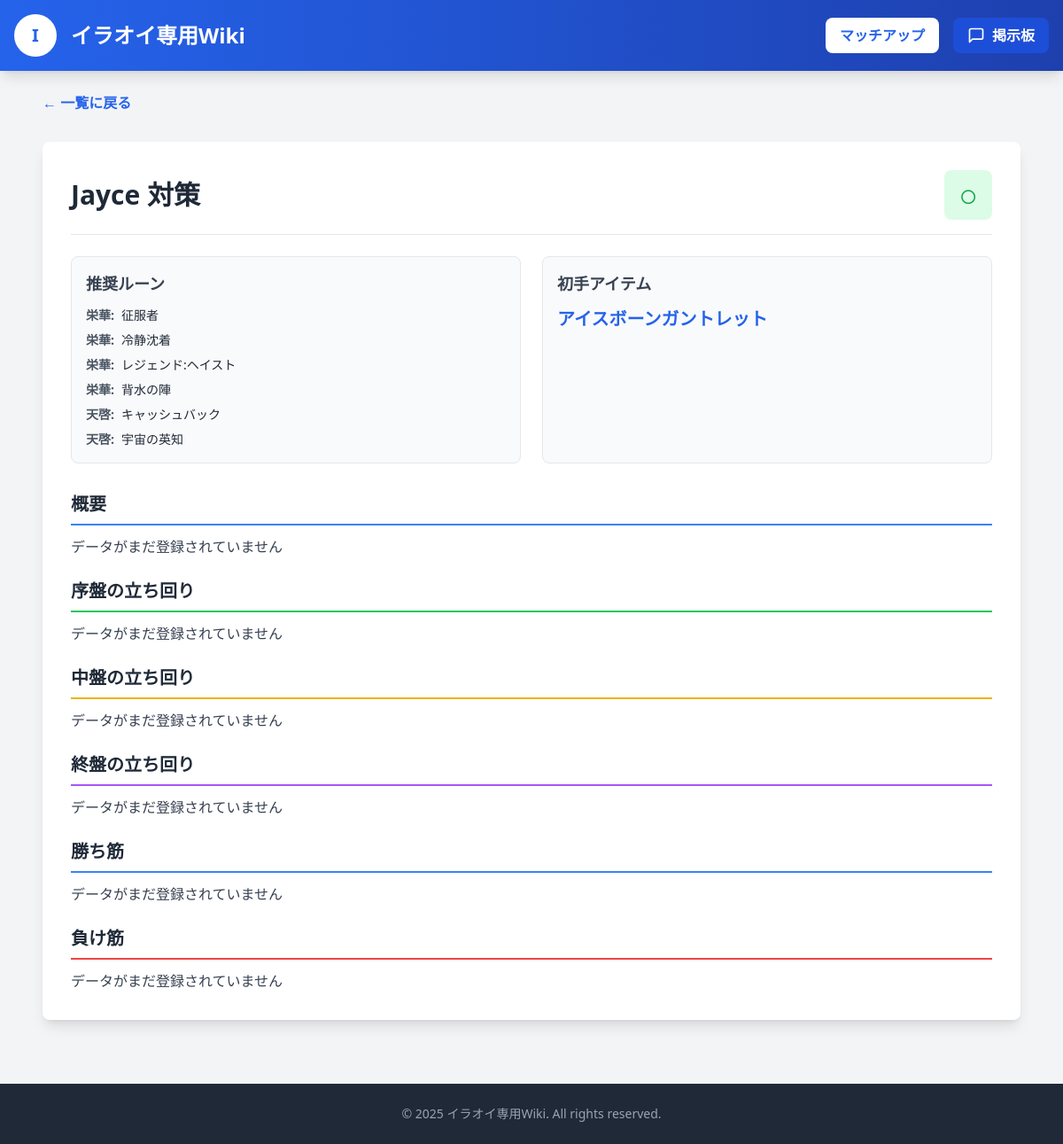
The page /?id=2 on the database its author committed.
### tables this page shows
CREATE TABLE IF NOT EXISTS illaoi_matchup_summary (
    enemy_champ_id INT PRIMARY KEY,
    advantage CHAR(1) NOT NULL,
    first_item_id INT NOT NULL,
    rune_page_id INT NOT NULL,

    FOREIGN KEY (enemy_champ_id)
        REFERENCES champ_data(id),

    FOREIGN KEY (first_item_id)
        REFERENCES items(id),

    FOREIGN KEY (rune_page_id)
        REFERENCES rune_pages(id)
);

CREATE TABLE IF NOT EXISTS champ_data (
    id INT PRIMARY KEY AUTO_INCREMENT,
    champ_name VARCHAR(100) UNIQUE NOT NULL
);

CREATE TABLE IF NOT EXISTS runes (
    id INT PRIMARY KEY AUTO_INCREMENT,
    rune_name VARCHAR(100) NOT NULL,
    rune_tree VARCHAR(50) NOT NULL
);

CREATE TABLE IF NOT EXISTS items (
    id INT PRIMARY KEY AUTO_INCREMENT,
    item_name VARCHAR(100) UNIQUE NOT NULL
);

### htdocs/pages/detail.php (the view, shortened to what this page needs)
<?php
$database = new Database();
$db = $database->getConnection();
$query = "
    SELECT
        c.id,
        c.champ_name,
        s.advantage,
        i.item_name AS first_item_name,
        d.overview,
        d.early_game,
        d.mid_game,
        d.late_game,
        d.win_condition,
        d.lose_condition
    FROM champ_data c
    LEFT JOIN illaoi_matchup_summary s ON c.id = s.enemy_champ_id
    LEFT JOIN items i ON i.id = s.first_item_id
    LEFT JOIN illaoi_matchup_detail d ON c.id = d.enemy_champ_id
    WHERE c.id = :champ_id
";
$stmt = $db->prepare($query);
$stmt->bindParam(':champ_id', $champ_id);
$stmt->execute();
$detail = $stmt->fetch(PDO::FETCH_ASSOC);
$rune_query = "
    SELECT
        r.rune_tree,
        r.rune_name
    FROM rune_page_entries rpe
    JOIN runes r ON r.id = rpe.rune_id
    JOIN illaoi_matchup_summary s ON s.rune_page_id = rpe.rune_page_id
    WHERE s.enemy_champ_id = :champ_id
    ORDER BY rpe.sort_order
";
$rune_stmt = $db->prepare($rune_query);
$rune_stmt->bindParam(':champ_id', $champ_id);
$rune_stmt->execute();
$runes = $rune_stmt->fetchAll(PDO::FETCH_ASSOC);
function getAdvantageColor($advantage) {
    switch($advantage) {
        case '○': return 'text-green-600';
    }
}
function getAdvantageBgColor($advantage) {
    switch($advantage) {
        case '○': return 'bg-green-100';
    }
}
?>
<div class="max-w-6xl mx-auto p-6">
    <a href="index.php" class="mb-4 text-blue-600 hover:text-blue-800 inline-flex items-center gap-2 font-semibold">
        ← 一覧に戻る
    </a>
    <div class="bg-white rounded-lg shadow-lg p-8 mt-4">
        <div class="flex items-center justify-between mb-6 border-b pb-4">
            <div>
                <h1 class="text-3xl font-bold text-gray-800"><?php echo htmlspecialchars($detail['champ_name']); ?> 対策</h1>
            </div>
            <span class="text-4xl font-bold <?php echo getAdvantageColor($detail['advantage']); ?> <?php echo getAdvantageBgColor($detail['advantage']); ?> px-4 py-2 rounded-lg">
                <?php echo htmlspecialchars($detail['advantage']); ?>
            </span>
        </div>
        <div class="grid grid-cols-1 md:grid-cols-2 gap-6 mb-8">
            <div class="border rounded-lg p-4 bg-gray-50">
                <h3 class="font-bold mb-3 text-lg text-gray-700">推奨ルーン</h3>
                <div class="space-y-2">
                    <?php foreach ($runes as $rune): ?>
                    <div class="flex items-center gap-2">
                        <span class="text-sm font-semibold text-gray-600"><?php echo htmlspecialchars($rune['rune_tree']); ?>:</span>
                        <span class="text-sm text-gray-800"><?php echo htmlspecialchars($rune['rune_name']); ?></span>
                    </div>
                    <?php endforeach; ?>
                </div>
            </div>
            <div class="border rounded-lg p-4 bg-gray-50">
                <h3 class="font-bold mb-3 text-lg text-gray-700">初手アイテム</h3>
                <div class="text-xl font-semibold text-blue-600">
                    <?php echo htmlspecialchars($detail['first_item_name']); ?>
                </div>
            </div>
        </div>
        <div class="space-y-6">
            <section>
                <h2 class="text-xl font-bold mb-3 border-b-2 border-blue-500 pb-2 text-gray-800">概要</h2>
                <p class="text-gray-700 whitespace-pre-wrap"><?php echo htmlspecialchars($detail['overview'] ?? 'データがまだ登録されていません'); ?></p>
            </section>
            <section>
                <h2 class="text-xl font-bold mb-3 border-b-2 border-green-500 pb-2 text-gray-800">序盤の立ち回り</h2>
                <p class="text-gray-700 whitespace-pre-wrap"><?php echo htmlspecialchars($detail['early_game'] ?? 'データがまだ登録されていません'); ?></p>
            </section>
            <section>
                <h2 class="text-xl font-bold mb-3 border-b-2 border-yellow-500 pb-2 text-gray-800">中盤の立ち回り</h2>
                <p class="text-gray-700 whitespace-pre-wrap"><?php echo htmlspecialchars($detail['mid_game'] ?? 'データがまだ登録されていません'); ?></p>
            </section>
            <section>
                <h2 class="text-xl font-bold mb-3 border-b-2 border-purple-500 pb-2 text-gray-800">終盤の立ち回り</h2>
                <p class="text-gray-700 whitespace-pre-wrap"><?php echo htmlspecialchars($detail['late_game'] ?? 'データがまだ登録されていません'); ?></p>
            </section>
            <section>
                <h2 class="text-xl font-bold mb-3 border-b-2 border-blue-500 pb-2 text-gray-800">勝ち筋</h2>
                <p class="text-gray-700 whitespace-pre-wrap"><?php echo htmlspecialchars($detail['win_condition'] ?? 'データがまだ登録されていません'); ?></p>
            </section>
            <section>
                <h2 class="text-xl font-bold mb-3 border-b-2 border-red-500 pb-2 text-gray-800">負け筋</h2>
                <p class="text-gray-700 whitespace-pre-wrap"><?php echo htmlspecialchars($detail['lose_condition'] ?? 'データがまだ登録されていません'); ?></p>
            </section>
        </div>
    </div>
</div>

### rows shown on the page
illaoi_matchup_summary: enemy_champ_id.champ_name "Jayce", advantage "○", first_item.item_name "アイスボーンガントレット"
runes: rune_tree "栄華", rune_name "征服者"
runes: rune_tree "栄華", rune_name "冷静沈着"
runes: rune_tree "栄華", rune_name "レジェンド:ヘイスト"
runes: rune_tree "栄華", rune_name "背水の陣"
runes: rune_tree "天啓", rune_name "キャッシュバック"
runes: rune_tree "天啓", rune_name "宇宙の英知"

### other values the page prints
$detail['overview'] "データがまだ登録されていません"
$detail['early_game'] "データがまだ登録されていません"
$detail['mid_game'] "データがまだ登録されていません"
$detail['late_game'] "データがまだ登録されていません"
$detail['win_condition'] "データがまだ登録されていません"
$detail['lose_condition'] "データがまだ登録されていません"
